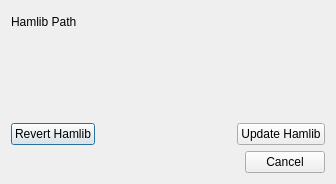
<?xml version="1.0" encoding="UTF-8"?>
<ui version="4.0">
 <class>ManageHamlib</class>
 <widget class="QDialog" name="ManageHamlib">
  <property name="geometry">
   <rect>
    <x>0</x>
    <y>0</y>
    <width>336</width>
    <height>184</height>
   </rect>
  </property>
  <property name="windowTitle">
   <string>Manage Hamlib</string>
  </property>
  <layout class="QVBoxLayout" name="verticalLayout">
   <item>
    <widget class="QLabel" name="label">
     <property name="text">
      <string>Hamlib Path</string>
     </property>
    </widget>
   </item>
   <item>
    <widget class="QLabel" name="verLabel">
     <property name="text">
      <string/>
     </property>
    </widget>
   </item>
   <item>
    <widget class="QLabel" name="hamlibPathLabel">
     <property name="text">
      <string/>
     </property>
    </widget>
   </item>
   <item>
    <widget class="QLabel" name="uweLabel">
     <property name="text">
      <string/>
     </property>
    </widget>
   </item>
   <item>
    <layout class="QHBoxLayout" name="horizontalLayout_3">
     <item>
      <widget class="QPushButton" name="revertHamlibButton">
       <property name="text">
        <string>Revert Hamlib</string>
       </property>
      </widget>
     </item>
     <item>
      <spacer name="horizontalSpacer_2">
       <property name="orientation">
        <enum>Qt::Orientation::Horizontal</enum>
       </property>
       <property name="sizeHint" stdset="0">
        <size>
         <width>40</width>
         <height>20</height>
        </size>
       </property>
      </spacer>
     </item>
     <item>
      <widget class="QPushButton" name="updateHamlibButton">
       <property name="text">
        <string>Update Hamlib</string>
       </property>
      </widget>
     </item>
    </layout>
   </item>
   <item>
    <layout class="QHBoxLayout" name="horizontalLayout">
     <item>
      <spacer name="horizontalSpacer">
       <property name="orientation">
        <enum>Qt::Orientation::Horizontal</enum>
       </property>
       <property name="sizeHint" stdset="0">
        <size>
         <width>40</width>
         <height>20</height>
        </size>
       </property>
      </spacer>
     </item>
     <item>
      <widget class="QPushButton" name="cancelButton">
       <property name="text">
        <string>Cancel</string>
       </property>
      </widget>
     </item>
    </layout>
   </item>
  </layout>
 </widget>
 <resources/>
 <connections/>
</ui>
